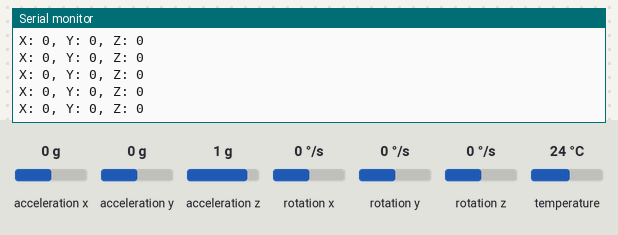
Bench run of a sketch on a simulated Arduino Uno, built with avr-gcc and run on an emulated ATmega328P. Shown: the last lines printed to the serial monitor. Wiring (inferred from the names in the program): MPU-6050 motion sensor at I2C address 0x68. The test bench sets the inputs (shaded band); at power-on: rotation x 0 °/s, rotation y 0 °/s, rotation z 0 °/s, acceleration x 0 g, acceleration y 0 g, acceleration z 1 g, temperature 24 °C.

Above: at 2.2 s.
2.3 s: rotation x set to 192 °/s
At 3.4 s:
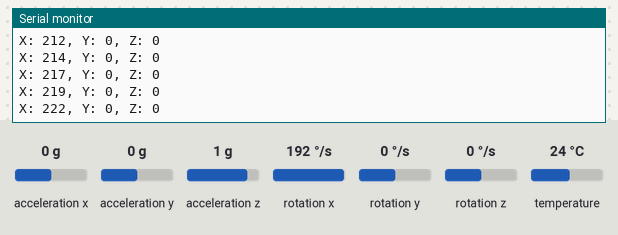
5.3 s: rotation y set to -192 °/s
At 5.9 s:
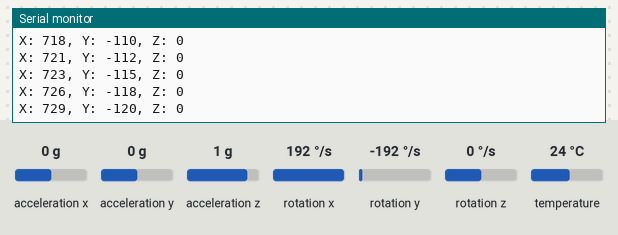
6.8 s: rotation z set to -192 °/s
At 7.9 s:
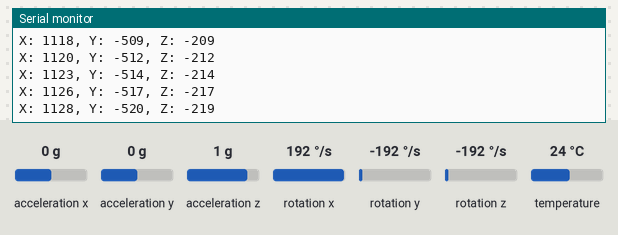
8.3 s: rotation y set to 192 °/s
At 9.1 s:
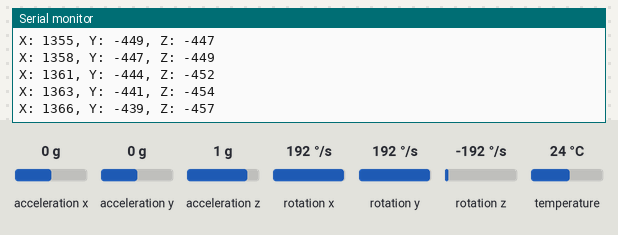
11.3 s: rotation x set to -192 °/s
At 12.4 s:
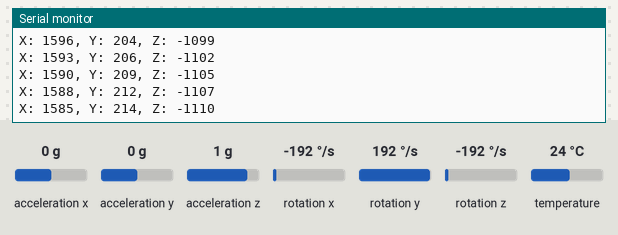
14.3 s: rotation z set to 100 °/s
At 14.8 s:
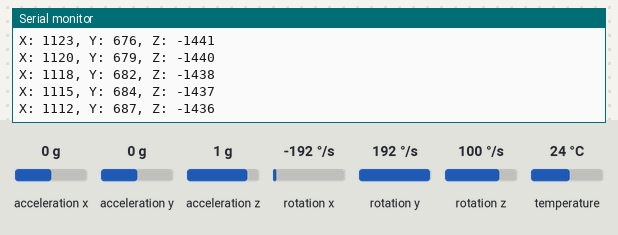
Timing chart, 0 to 17.3 s (numbered marks = the images above; inputs shaded):
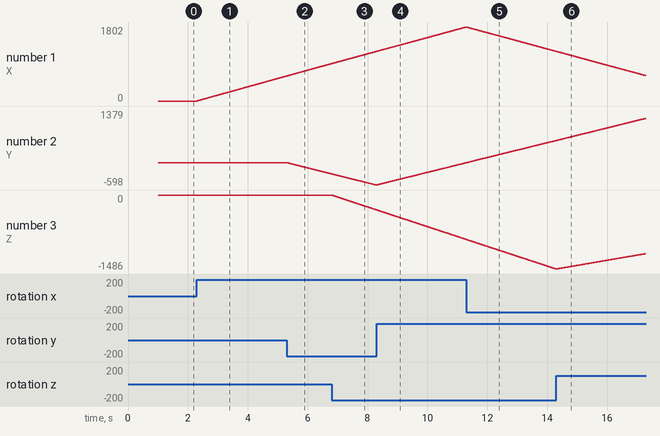

Measured:
- after the input at 2.3 s, the serial monitor: prints a new line at once (image 1)
- plotted number 1: 0 → 608 after the input at 2.3 s

The sketch:

Milestone_3.ino
```cpp
#include <Adafruit_MPU6050.h>
#include <Adafruit_Sensor.h>
#include <Wire.h>

float x = 0;
float y = 0;
float z = 0;

float err_x, err_y, err_z;

Adafruit_MPU6050 mpu;

void setup(void) {
  Serial.begin(115200);
  //Disable sleep mode in MPU6050
  Wire.begin();
  Wire.beginTransmission(0x68);
  Wire.write(0x6B);
  Wire.write(0);
  Wire.endTransmission(true);
  mpu.begin();
  mpu.setAccelerometerRange(MPU6050_RANGE_8_G);
  mpu.setGyroRange(MPU6050_RANGE_500_DEG);
  mpu.setFilterBandwidth(MPU6050_BAND_21_HZ);
  Serial.println("");
  delay(1000);
  //Calibration
  Serial.println("Calibrating....Do not move mpu6050");
  sensors_event_t a, g, temp;
  mpu.getEvent(&a, &g, &temp);
  err_x = g.gyro.x;
  err_y = g.gyro.y;
  err_z = g.gyro.z;
  Serial.println("Done");
  Serial.println("");
}

void loop() {
  sensors_event_t a, g, temp;
  //Getting various values from MPU6050
  mpu.getEvent(&a, &g, &temp);
  //Calculating relative angle
  float vel_x = g.gyro.x - err_x;
  float vel_y = g.gyro.y - err_y;
  float vel_z = g.gyro.z - err_z;
  float cur_x = vel_x * 0.573;
  float cur_y = vel_y * 0.573;
  float cur_z = vel_z * 0.573;
  x = (cur_x >= 0.03 || cur_x <= -0.03) ? (x + cur_x * 1.36) : x;
  y = (cur_y >= 0.03 || cur_y <= -0.03) ? (y + cur_y * 1.36) : y;
  z = (cur_z >= 0.03 || cur_z <= -0.03) ? (z + cur_z * 1.36) : z;
  //Printing the relative angle
  Serial.print("X: ");
  Serial.print(round(x));
  Serial.print(", Y: ");
  Serial.print(round(y));
  Serial.print(", Z: ");
  Serial.println(round(z));
  delay(10);
}
```
